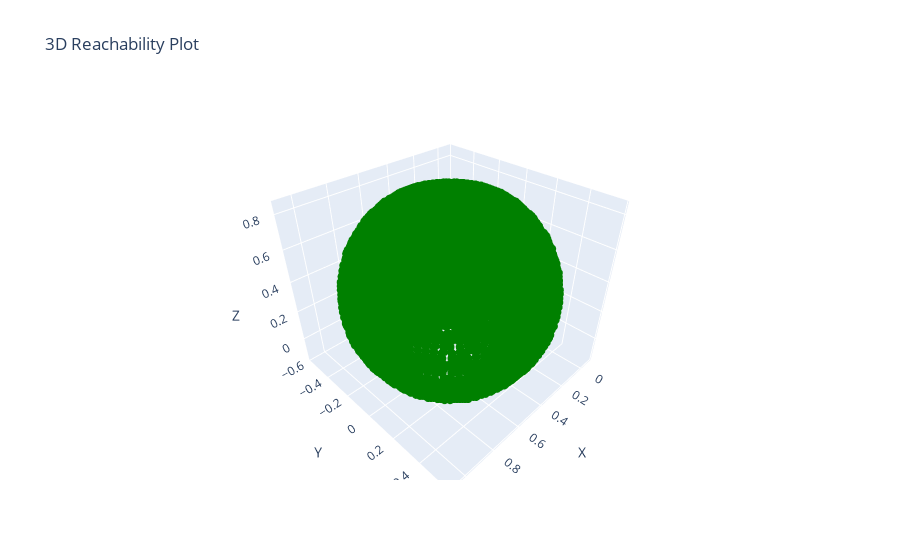

The notebook cell this image was saved under:
### Markdown cell above
Let's try an interactive plot

### Code cell
plot_interactive_reachability(valid_poses)

### Figure 1 — Plotly figure (JSON) as saved in the notebook; plotly's stock layout.template omitted (floating-point values rounded to 4 significant figures; data arrays with more than 128 entries replaced by an {"elided": "..."} marker saying what was removed)
{"data": [{"marker": {"color": "green", "size": 3}, "mode": "markers", "name": "Reachable", "type": "scatter3d", "x": {"elided": "7563 float values"}, "y": {"elided": "7563 float values"}, "z": {"elided": "7563 float values"}}], "layout": {"scene": {"xaxis": {"title": {"text": "X"}}, "yaxis": {"title": {"text": "Y"}}, "zaxis": {"title": {"text": "Z"}}}, "title": {"text": "3D Reachability Plot"}}}
